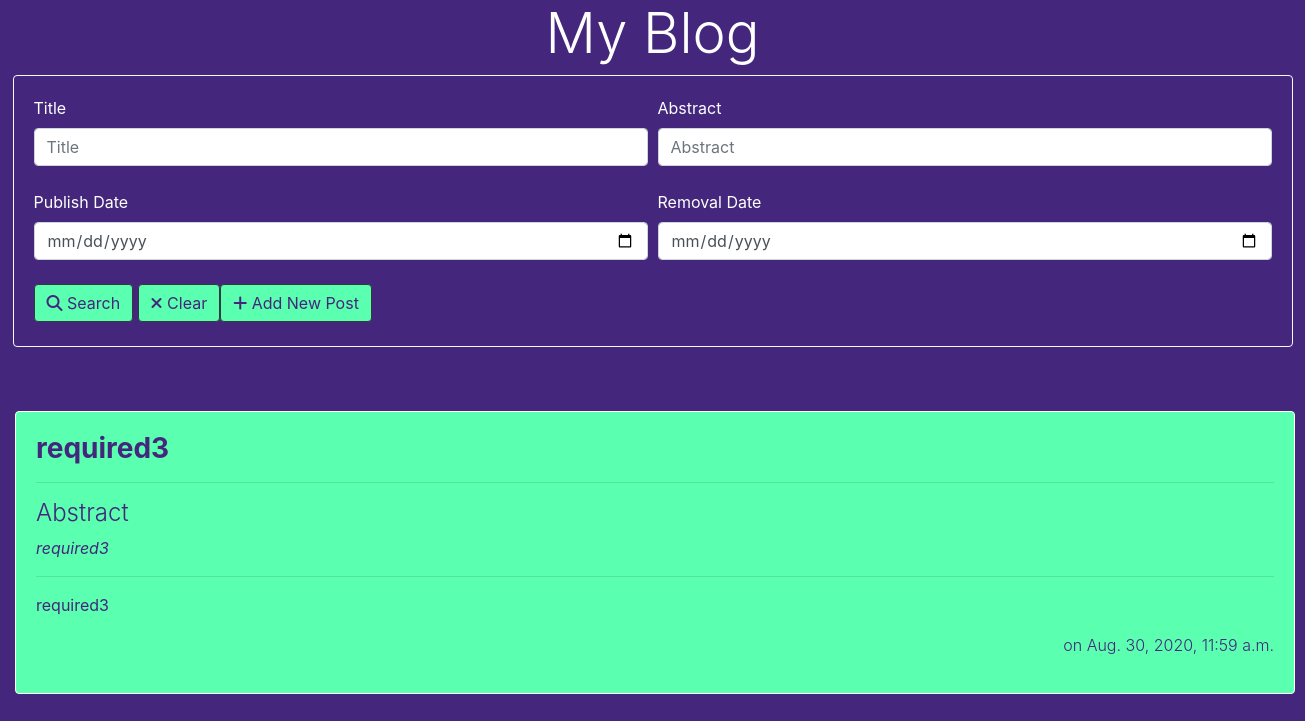
Before: /blogs/36/ with the older database file.
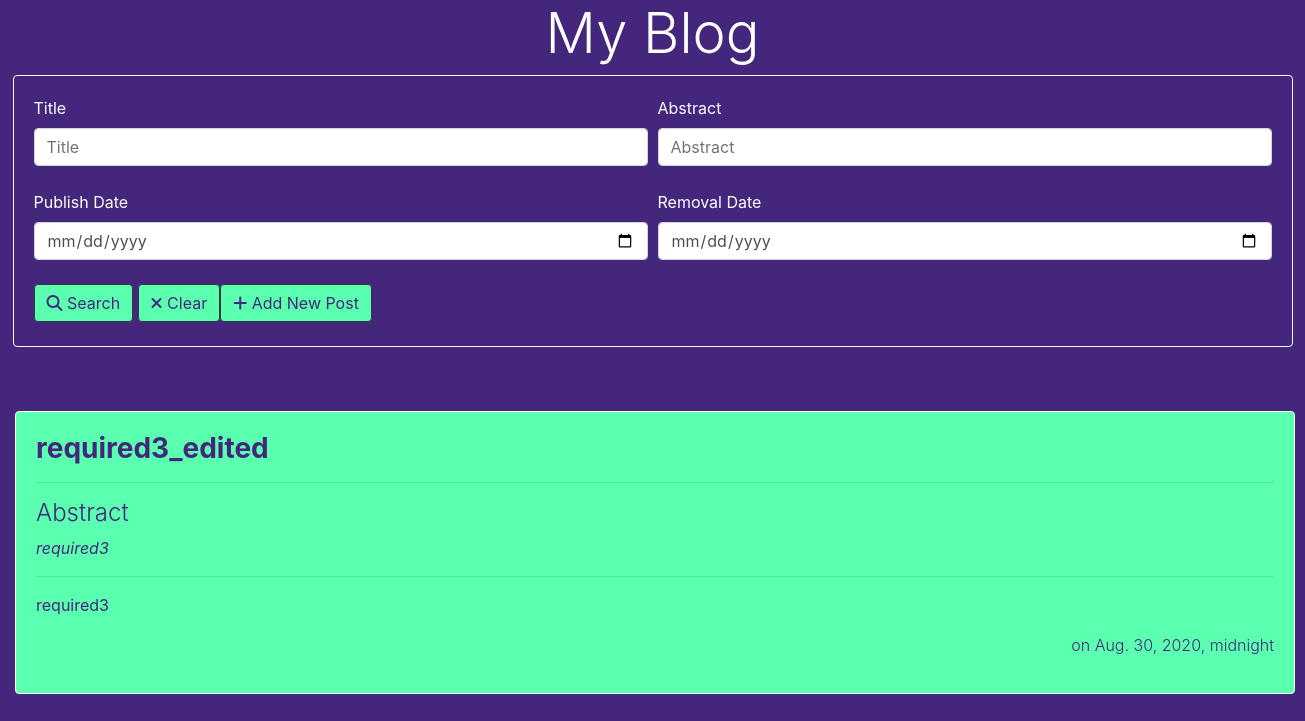
After: the same page with the newer database file.
### blogs/models.py (models this page shows, shortened)
class Blog(models.Model):
    title = models.CharField(max_length=100)
    abstract = models.TextField()
    body = models.TextField()
    publish_date = models.DateTimeField(auto_now_add=True)
    removal_date = models.DateTimeField(null=True, blank=True)

### blogs/templates/blogs/post.html (shortened to what this page needs)
{% extends "blogs/homepage.html" %}
{% block content %}
<div class="card border-white mx-auto" style="width: 80rem; background-color:#5AFFAF">
  <div class="card-body">
    <h3><b style="color:#44277C">{{blog.title}}</b></h3>
    <hr/>
    <h4 class="font-weight-light" style="color:#44277C">Abstract</h4>
    <p class="font-italic" style="color:#44277C">{{blog.abstract}}</p>
    <hr/>
    <p style="color:#44277C" id="bodytext"</p>
    <p class="font-weight-light float-right" style="color:#44277C">on {{blog.publish_date}}</p>
  </div>
</div>
{% endblock %}

Changed rows visible on the page:
changed Blog "required3": title "required3" → "required3_edited"; publish_date "Aug. 30, 2020, 11:59 a.m." → "Aug. 30, 2020, midnight"
